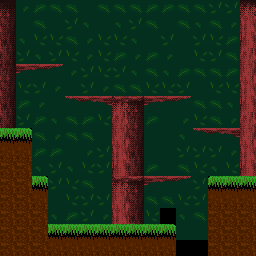

A 2D game scene composited from a Tiled map and its tileset images. What follows is a short description and the map's XML, with every tile layer's data as written:
An orthogonal 16x16 tile map with 16x16 px tiles, 1 tile layer (Tile Layer 1) and 8 objects (3x Imp, 2x Frog, PlayerStart, LevelProperties, JackOLantern).

<map version="1.10" tiledversion="1.11.2" orientation="orthogonal" renderorder="right-down" width="16" height="16" tilewidth="16" tileheight="16" infinite="0" nextlayerid="8" nextobjectid="77">
 <editorsettings>
  <export format="json" />
 </editorsettings>
 <tileset firstgid="1" source="DarkForest.tsx" />
 <layer id="1" name="Tile Layer 1" width="16" height="16">
  <data encoding="csv">
8,81,17,65,65,1,65,65,65,17,17,65,65,49,49,7,
22,1,65,1,49,33,1,33,49,65,1,65,33,65,81,37,
38,33,97,97,65,81,97,97,33,1,49,1,49,97,17,53,
54,49,33,49,97,81,97,17,81,17,81,1,97,49,65,5,
6,44,45,46,81,49,97,49,33,65,33,17,65,65,17,21,
22,97,49,81,1,49,81,65,65,97,97,49,1,97,97,37,
38,17,81,1,39,40,41,23,24,44,45,46,65,65,33,53,
54,49,17,33,65,17,97,15,16,17,1,81,97,65,81,5,
3,4,65,81,65,65,1,31,32,1,1,33,39,40,41,21,
19,20,17,17,1,81,49,47,48,1,1,49,49,49,81,37,
35,36,33,49,33,97,49,63,64,17,1,65,97,33,97,53,
35,35,4,49,97,65,1,23,24,44,45,46,49,2,3,3,
35,35,20,1,97,49,49,31,32,65,65,97,49,18,19,19,
35,35,36,33,17,49,81,47,48,97,25,33,65,34,35,35,
35,35,36,3,3,3,3,3,3,3,4,1,1,34,35,35,
35,36,36,19,19,19,19,19,19,19,20,9,9,34,35,35
</data>
 </layer>
 <objectgroup id="2" name="Objects">
  <object id="14" name="PlayerStart" x="49.7206" y="192" width="32" height="32" />
  <object id="15" name="LevelProperties" x="0" y="0" width="16" height="16">
   <properties>
    <property name="EnemiesPerWave" value="3" />
    <property name="EnemyCount" value="6" />
    <property name="Music" value="Mus_DarkForest" />
    <property name="Objset" value="0" />
    <property name="Palette" value="Pal_DarkForest" />
    <property name="Tileset" value="Tileset_DarkForest" />
   </properties>
  </object>
  <object id="71" name="Frog" x="132.924" y="165.853" />
  <object id="72" name="Frog" x="170.083" y="164.343" />
  <object id="73" name="Imp" x="128.091" y="114.798" />
  <object id="74" name="JackOLantern" x="135.945" y="198.782" />
  <object id="75" name="Imp" x="78.244" y="126.58" />
  <object id="76" name="Imp" x="175.218" y="50.4508" />
 </objectgroup>
</map>